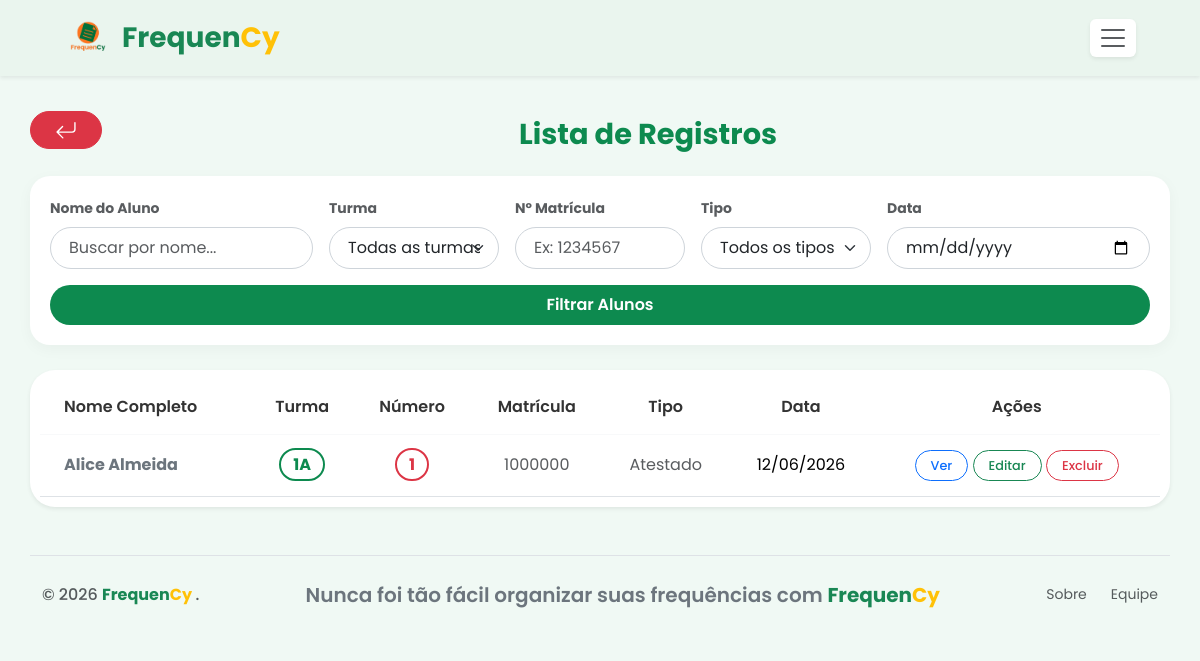
The app's page /lista_registro.php with its own data.
### tables this page shows
CREATE TABLE `registro` (
  `id_registro` int(11) NOT NULL,
  `nome_aluno` varchar(200) NOT NULL,
  `numero_aluno` varchar(2) NOT NULL,
  `turma_aluno` varchar(2) NOT NULL,
  `matricula` varchar(10) NOT NULL,
  `arquivo` longblob DEFAULT NULL,
  `tipo_registro` varchar(20) NOT NULL,
  `nome_funcionario` varchar(200) NOT NULL,
  `data_registro` date NOT NULL,
  `dias_cobertos` varchar(100) DEFAULT NULL,
  `motivo` longtext DEFAULT NULL,
  `nome_responsavel` varchar(200) DEFAULT NULL,
  `tipo_responsavel` varchar(10) DEFAULT NULL,
  `horario_registro` time DEFAULT NULL
);

### listar_registros.php (called while the page is built, shortened)
<?php
require_once 'conexao.php';
$filterNome = isset($_GET['nome']) ? trim($_GET['nome']) : '';
$filterMatricula = isset($_GET['matricula']) ? trim($_GET['matricula']) : '';
$filterData = isset($_GET['data']) ? trim($_GET['data']) : '';
$todosRegistros = buscar_registros($conexao);
$filtros = array();
if (!empty($filtros)) {
    $registros_filtrados = filtrar_registros($todosRegistros, $filtros);
} else {
    $registros_filtrados = $todosRegistros;
}
function buscar_registros($conexao)
{
    $registros = array();
    $query = "SELECT id_registro, nome_aluno, turma_aluno, numero_aluno, matricula, tipo_registro, data_registro FROM registro";
    $result = mysqli_query($conexao, $query);
    if ($result) {
        while ($row = mysqli_fetch_assoc($result)) {
            $registros[] = $row;
        }
    }
    return $registros;
}
?>

### lista_registro.php (the view, shortened to what this page needs)
<?php
include('conexao.php');
include('listar_registros.php');
?>
<!DOCTYPE html>
<html lang="pt-br">
<head>
    <link href="css/bootstrap.min.css" rel="stylesheet">
</head>
<body>
    <?php include('navbar.php'); ?>
    <div class="container-lista">
        <div class="row align-items-center mb-3 header-row">
            <div class="col-auto">
                <a href="painel.php" class="btn btn-danger rounded-pill px-4 mb-0">
                </a>
            </div>
            <div class="col text-center">
                <h2 class="titulo-verde mb-2 mt-3">Lista de Registros</h2>
            </div>
        </div>
        <div class="filter-section">
            <form method="get" action="lista_registro.php">
                <div class="row g-3 align-items-end">
                    <div class="col-md-3">
                        <label class="form-label fw-bold small text-muted">Nome do Aluno</label>
                        <input type="text" name="nome" class="form-control" placeholder="Buscar por nome..." value="<?php echo htmlspecialchars($filterNome); ?>">
                    </div>
                    <div class="col-md-2">
                        <label class="form-label fw-bold small text-muted">Turma</label>
                        <select name="turma" class="form-select">
                            <option value="">Todas as turmas</option>
                        </select>
                    </div>
                    <div class="col-md-2">
                        <label class="form-label fw-bold small text-muted">Nº Matrícula</label>
                        <input type="text" name="matricula" class="form-control" placeholder="Ex: 1234567" value="<?php echo htmlspecialchars($filterMatricula); ?>">
                    </div>
                    <div class="col-md-2">
                        <label class="form-label fw-bold small text-muted">Tipo</label>
                        <select name="tipo" class="form-select">
                            <option value="">Todos os tipos</option>
                        </select>
                    </div>
                    <div class="col-md-3">
                        <label class="form-label fw-bold small text-muted">Data</label>
                        <input type="date" name="data" class="form-control" placeholder="" value="<?php echo htmlspecialchars($filterData); ?>">
                    </div>
                </div>
                <div class="col-md-3 mt-3 w-100">
                    <button type="submit" class="btn btn-success-custom w-100">Filtrar Alunos</button>
                </div>
            </form>
        </div>
        <div class="custom-card shadow-sm">
            <div class="table-responsive">
                <table class="table mb-0 text-center">
                    <thead>
                        <tr>
                            <th class="text-start ps-4">Nome Completo</th>
                            <th>Turma</th>
                            <th>Número</th>
                            <th>Matrícula</th>
                            <th>Tipo</th>
                            <th>Data</th>
                            <th>Ações</th>
                        </tr>
                    </thead>
                    <tbody>
                        <?php if (!empty($registros_filtrados)): ?>
                            <?php foreach ($registros_filtrados as $registro): ?>
                                <tr>
                                    <td class="text-start ps-4 fw-bold text-secondary"><?php echo $registro['nome_aluno']; ?></td>
                                    <td><span class="badge-turma"><?php echo $registro['turma_aluno']; ?></span></td>
                                    <td><span class="badge-number"><?php echo $registro['numero_aluno']; ?></span></td>
                                    <td class="text-muted"><?php echo $registro['matricula']; ?></td>
                                    <td><span class="text-muted"><?php echo $registro['tipo_registro']; ?></span></td>
                                    <td><?php echo date('d/m/Y', strtotime($registro['data_registro'])); ?></td>
                                    <div class="d-flex justify-content-center gap-2">
                                        <td>
                                            <?php if ($registro['tipo_registro'] === 'Atraso'): ?>
                                                <a href="visualizar_atraso.php?matricula=<?php echo $registro['matricula']; ?>" class="btn-action btn-view">Ver</a>
                                            <?php elseif ($registro['tipo_registro'] === 'Dispensa'): ?>
                                                <a href="visualizar_dispensa.php?matricula=<?php echo $registro['matricula']; ?>" class="btn-action btn-view">Ver</a>
                                            <?php else: ?>
                                                <a href="visualizar_atestado.php?matricula=<?php echo $registro['matricula']; ?>" class="btn-action btn-view">Ver</a>
                                            <?php endif; ?>
                                            <?php if ($registro['tipo_registro'] === 'Atraso'): ?>
                                                <a href="tela_edita_atraso.php?matricula=<?php echo $registro['matricula']; ?>" class="btn-action btn-edit">Editar</a>
                                            <?php elseif ($registro['tipo_registro'] === 'Dispensa'): ?>
                                                <a href="tela_edita_dispensa.php?matricula=<?php echo $registro['matricula']; ?>" class="btn-action btn-edit">Editar</a>
                                            <?php else: ?>
                                                <a href="tela_edita_atestado.php?matricula=<?php echo $registro['matricula']; ?>" class="btn-action btn-edit">Editar</a>
                                            <?php endif; ?>
                                            <button class="btn-action btn-delete" data-bs-toggle="modal" data-bs-target="#confirmDeleteModal" data-id="<?php echo $registro['id_registro']; ?>">Excluir</button>
                                            </td>
                                        </div>
                                </tr>
                            <?php endforeach; ?>
                        <?php else: ?>
                            <tr>
                                <td colspan="4" class="py-4 text-muted">Nenhum registro encontrado.</td>
                            </tr>
                        <?php endif; ?>
                    </tbody>
                </table>
            </div>
        </div>
    </div>
    <?php include('footer.php'); ?>
</body>
</html>

### lista_registro.php (style rules this page uses)
* { margin: 0; padding: 0; box-sizing: border-box; font-family: 'Poppins', sans-serif !important; }
body { background-color: #f0f9f4; color: #444; margin: 0 !important; padding: 0 !important; }
.container-lista { margin: 25px auto; width: 95%; max-width: 1200px; }
.titulo-verde { color: #0d8a4f; font-weight: 700; text-align: center; margin-bottom: 25px; font-size: 1.8rem; }
.filter-section { background: white; padding: 20px; border-radius: 20px; margin-bottom: 25px; box-shadow: 0 4px 15px rgba(0, 0, 0, 0.04); }
.form-control, .form-select { border-radius: 50px !important; padding: 8px 18px; border: 1px solid #ced4da; }
.btn-success-custom { background-color: #0d8a4f; border: none; color: white; border-radius: 50px; font-weight: 600; padding: 8px 25px; transition: 0.3s; }
.custom-card { background-color: #ffffff; border-radius: 25px; border: none; box-shadow: 0 4px 15px rgba(0, 0, 0, 0.04); padding: 10px; }
.table thead th { border: none; font-weight: 600; color: #333; padding: 15px; }
.table tbody td { vertical-align: middle; border-top: 1px solid #f8f9fa; padding: 15px; }
.btn-action { border-radius: 50px; font-weight: 500; font-size: 0.8rem; padding: 5px 15px; text-decoration: none; display: inline-block; transition: 0.2s; }
.btn-view { border: 1px solid #0d6efd; color: #0d6efd; background: transparent; }
.btn-edit { border: 1px solid #198754; color: #198754; background: transparent; }
.btn-delete { border: 1px solid #dc3545; color: #dc3545; background: transparent; }
.badge-turma { color: #0d8a4f; border: 2px solid #0d8a4f; padding: 3px 12px; border-radius: 50px; font-weight: 700; }
.badge-number { color: #dc3545; border: 2px solid #dc3545; padding: 3px 12px; border-radius: 50px; font-weight: 700; }

### records on screen
registro: nome_aluno "Alice Almeida", turma_aluno "1A", numero_aluno "1", matricula "1000000", tipo_registro "Atestado", data_registro "12/06/2026"
